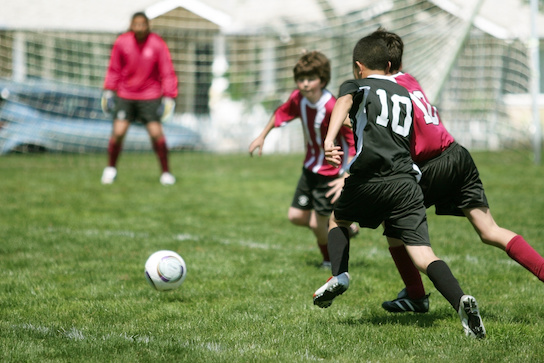
#> input picture Ch02/02_07 Begin/players.jpg, 544 x 363 px
$ python 02_07.py
#> lines starting #> are read from the running program, lines starting #| are printed output that depends on the picture
import numpy as np
import cv2

img = cv2.imread("players.jpg",1)
#> img is the input picture: shape (363, 544, 3); mean B, G, R 103.7, 137.8, 129.6

# Scale
img_half = cv2.resize(img, (0,0), fx=.5, fy=0.5)
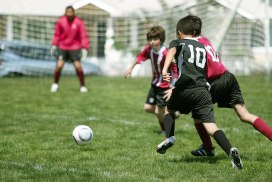
#> img_half: shape (182, 272, 3); mean B, G, R 103.7, 137.9, 129.6
img_stretch = cv2.resize(img, (600,600))
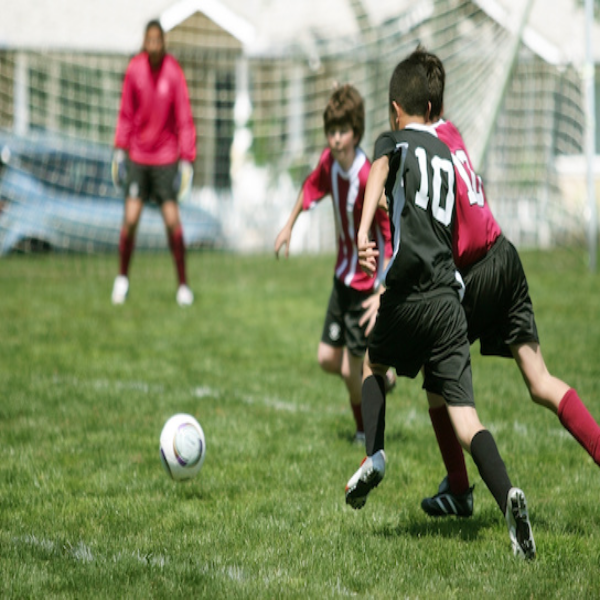
#> img_stretch: shape (600, 600, 3); mean B, G, R 103.5, 137.7, 129.5
img_stretch_near = cv2.resize(img, (600,600), interpolation=cv2.INTER_NEAREST)

cv2.imshow("Half", img_half)
cv2.imshow("Stretch", img_stretch)
cv2.imshow("Stretch near", img_stretch_near)

# Rotation
M = cv2.getRotationMatrix2D((img.shape[1]//2,img.shape[0]//2), 90, 1)
#> M = [[6.12e-17, 1, 91], [-1, 6.12e-17, 453]]
rotated = cv2.warpAffine(img, M, (img.shape[1], img.shape[0]))
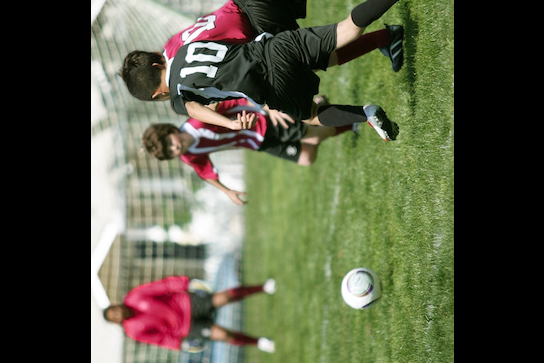
#> rotated: shape (363, 544, 3); mean B, G, R 66.9, 88.6, 85.4
cv2.imshow("Rotated", rotated)

cv2.waitKey(0)
cv2.destroyAllWindows()
